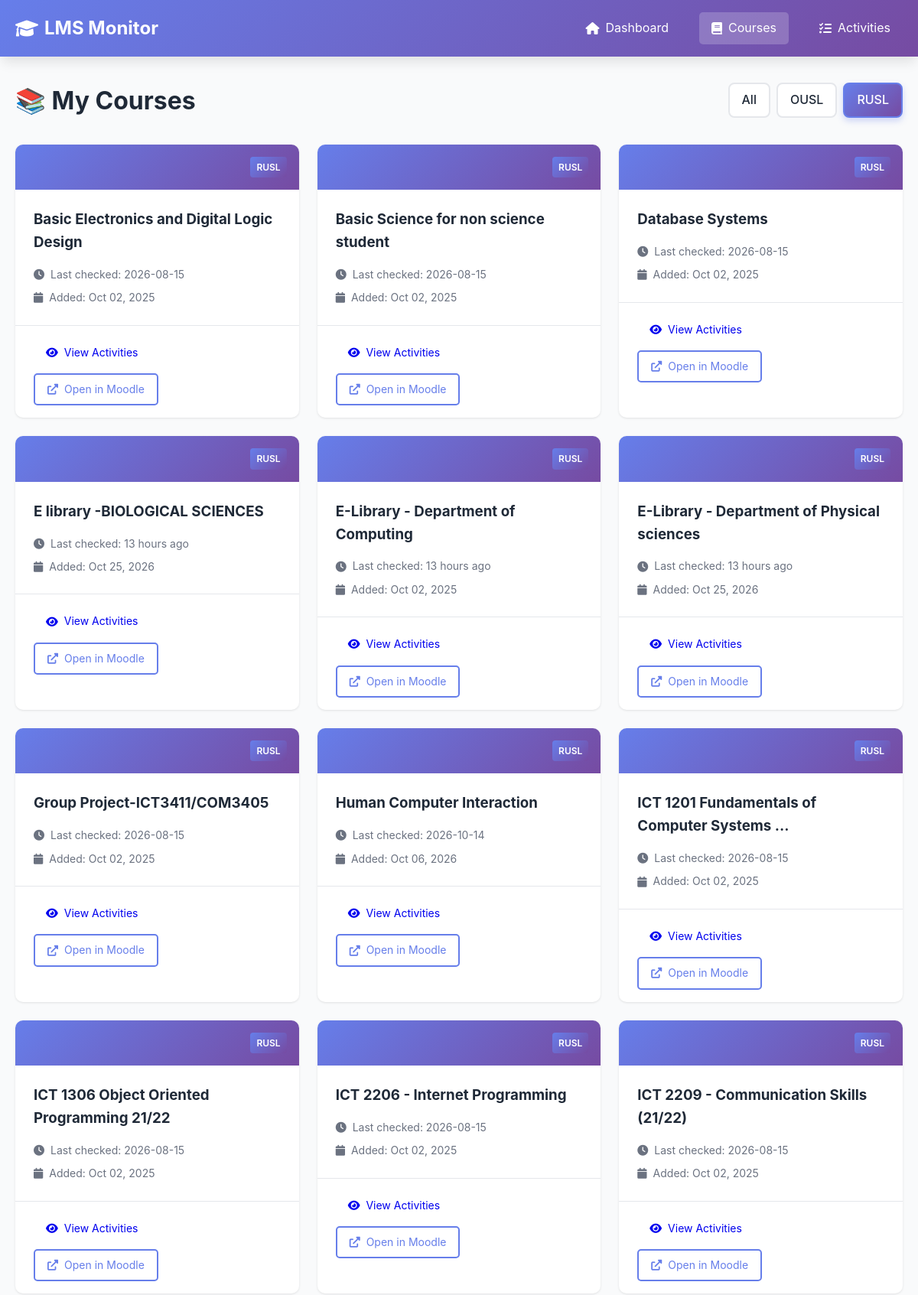
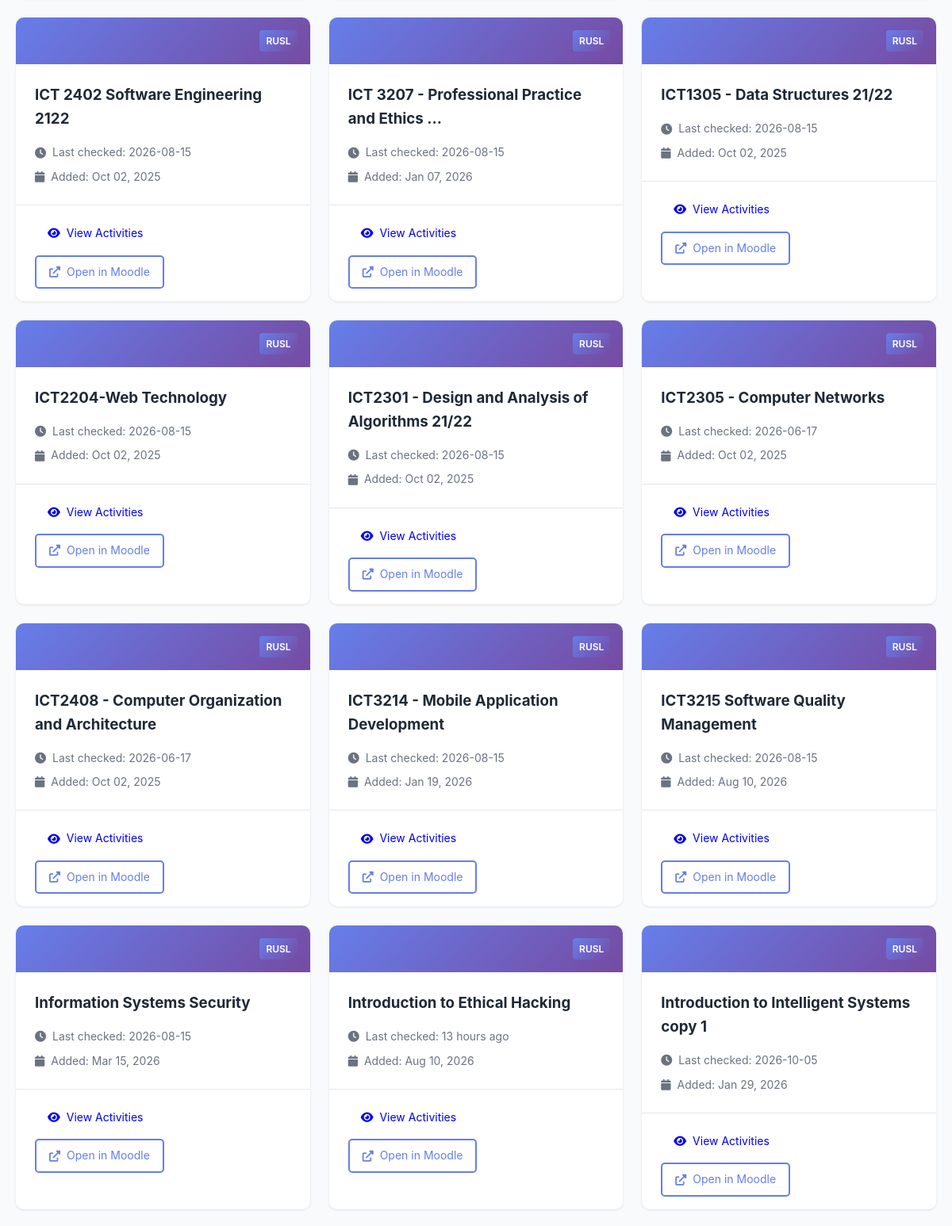
The page /courses?lms=RUSL (upper part) on the database as committed earlier (2 pictures, top to bottom).
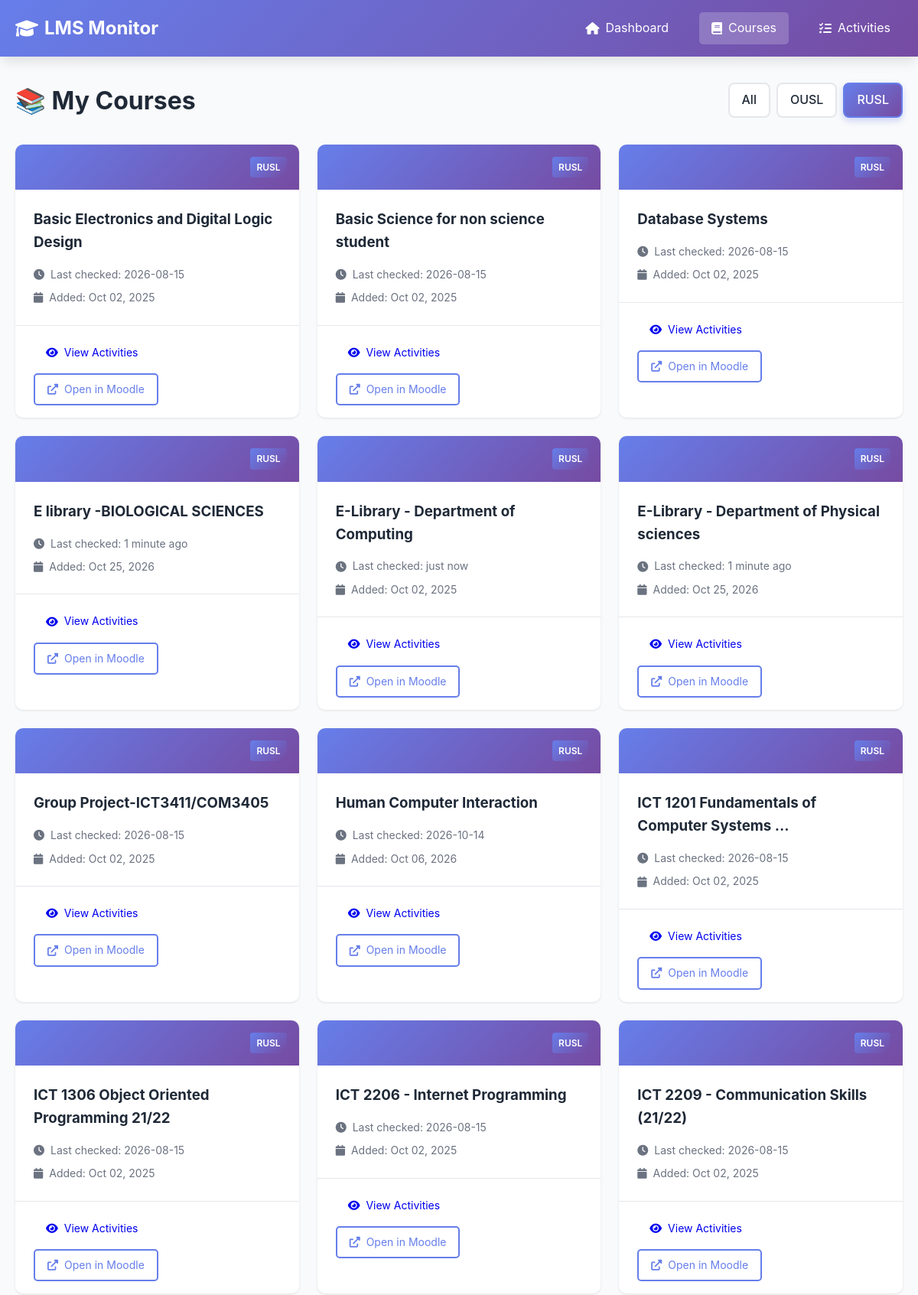
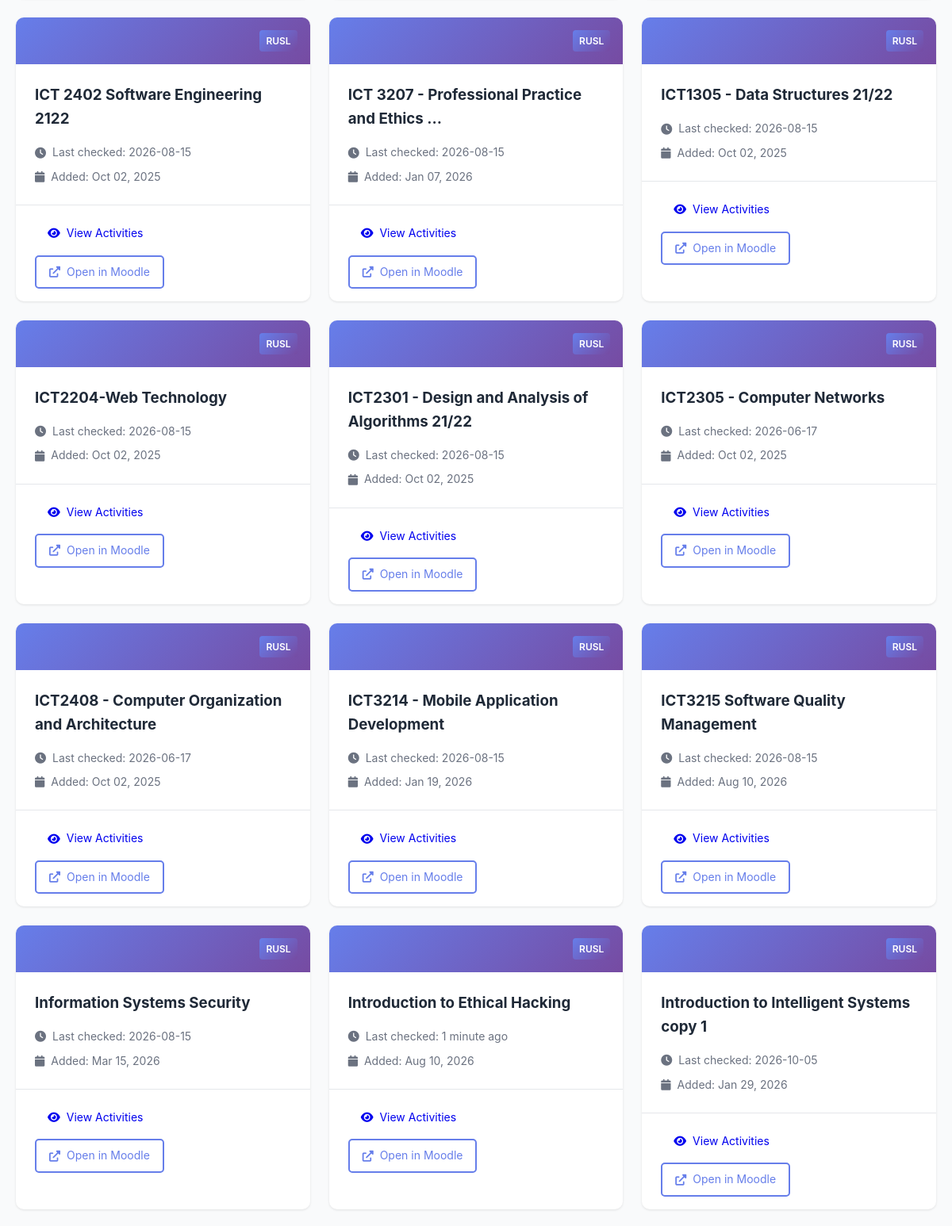
The same page on the database as committed later (2 pictures, top to bottom).
### tables this page shows
CREATE TABLE courses (
                id INTEGER PRIMARY KEY AUTOINCREMENT,
                course_id TEXT UNIQUE NOT NULL,
                lms_name TEXT NOT NULL,
                course_name TEXT NOT NULL,
                course_url TEXT,
                first_seen TIMESTAMP DEFAULT CURRENT_TIMESTAMP,
                last_checked TIMESTAMP DEFAULT CURRENT_TIMESTAMP
            );

### app.py (the view)
@app.route('/courses')
def courses():
    lms_filter = request.args.get('lms', None)
    courses_list = db.get_all_courses(lms_name=lms_filter)
    return render_template('courses.html', courses=courses_list, lms_filter=lms_filter)

### app.py (called while the page is built)
@app.template_filter('datetime')
def format_datetime(value, format='%Y-%m-%d %H:%M:%S'):
    if value is None:
        return ''
    if isinstance(value, str):
        try:
            value = datetime.fromisoformat(value.replace('Z', '+00:00'))
        except:
            return value
    if value.tzinfo is None:
        from datetime import timezone
        value = value.replace(tzinfo=timezone.utc)
    from datetime import timezone, timedelta
    colombo_tz = timezone(timedelta(hours=5, minutes=30))
    local_time = value.astimezone(colombo_tz)
    return local_time.strftime(format)

### database.py (called while the page is built)
    def get_connection(self):
        return sqlite3.connect(self.db_path)

    def get_all_courses(self, lms_name: str = None) -> List[Dict[str, Any]]:
        conn = self.get_connection()
        cursor = conn.cursor()
        if lms_name:
            cursor.execute("""
                SELECT course_id, lms_name, course_name, course_url, first_seen, last_checked
                FROM courses
                WHERE lms_name = ?
                ORDER BY course_name
            """, (lms_name,))
        else:
            cursor.execute("""
                SELECT course_id, lms_name, course_name, course_url, first_seen, last_checked
                FROM courses
                ORDER BY lms_name, course_name
            """)
        columns = [desc[0] for desc in cursor.description]
        courses = [dict(zip(columns, row)) for row in cursor.fetchall()]
        conn.close()
        return courses

### templates/courses.html (shortened to what this page needs)
{% extends "base.html" %}  {% block content %}
<div class="page-header">
  <h1>📚 My Courses</h1>
  <div class="filters">
    <a
      href="/courses"
      class="filter-btn {% if not lms_filter %}active{% endif %}"
      >All</a
    >
    <a
      href="/courses?lms=OUSL"
      class="filter-btn {% if lms_filter == 'OUSL' %}active{% endif %}"
      >OUSL</a
    >
    <a
      href="/courses?lms=RUSL"
      class="filter-btn {% if lms_filter == 'RUSL' %}active{% endif %}"
      >RUSL</a
    >
  </div>
</div>
{% if courses %}
<div class="courses-grid">
  {% for course in courses %}
  <div class="course-card">
    <div class="course-header">
      <div class="lms-badge">{{ course.lms_name }}</div>
    </div>
    <div class="course-body">
      <h3>{{ course.course_name }}</h3>
      <div class="course-meta">
        <p>
          <i class="fas fa-clock"></i> Last checked: {{
          course.last_checked|timeago }}
        </p>
        <p>
          <i class="fas fa-calendar"></i> Added: {{
          course.first_seen|datetime('%b %d, %Y') }}
        </p>
      </div>
    </div>
    <div class="course-footer">
      <a href="/course/{{ course.course_id }}" class="btn btn-small">
        <i class="fas fa-eye"></i> View Activities
      </a>
      {% if course.course_url %}
      <a
        href="{{ course.course_url }}"
        target="_blank"
        class="btn btn-small btn-outline"
      >
        <i class="fas fa-external-link-alt"></i> Open in Moodle
      </a>
      {% endif %}
    </div>
  </div>
  {% endfor %}
</div>
{% endif %} {% endblock %}

### templates/base.html (shortened to what this page needs)
<!DOCTYPE html>
<html lang="en">
  <head>
    <link
      rel="stylesheet"
      href="{{ url_for('static', filename='style.css') }}"
    />
    <link
      rel="stylesheet"
      href="https://cdnjs.cloudflare.com/ajax/libs/font-awesome/6.0.0/css/all.min.css"
    />
  </head>
  <body>
    <nav class="navbar">
      <div class="container">
        <div class="nav-brand">
          <i class="fas fa-graduation-cap"></i>
          <span>LMS Monitor</span>
        </div>
        <ul class="nav-menu">
          <li>
            <a
              href="/"
              class="{% if request.endpoint == 'index' %}active{% endif %}"
            >
              <i class="fas fa-home"></i> Dashboard
            </a>
          </li>
          <li>
            <a
              href="/courses"
              class="{% if request.endpoint == 'courses' %}active{% endif %}"
            >
              <i class="fas fa-book"></i> Courses
            </a>
          </li>
          <li>
            <a
              href="/activities"
              class="{% if request.endpoint == 'activities' %}active{% endif %}"
            >
              <i class="fas fa-tasks"></i> Activities
            </a>
          </li>
        </ul>
      </div>
    </nav>
    <main class="main-content">
      <div class="container">{% block content %}{% endblock %}</div>
    </main>
  </body>
</html>

### static/style.css (style rules this page uses)
:root { --primary-color: #667eea; --secondary-color: #764ba2; --accent-color: #f093fb; --success-color: #10b981; --danger-color: #ef4444; --warning-color: #f59e0b; --info-color: #3b82f6; --text-color: #1f2937; --text-light: #6b7280; --bg-color: #f9fafb; --card-bg: #ffffff; --border-color: #e5e7eb; --shadow: 0 1px 3px rgba(0, 0, 0, 0.1); --shadow-lg: 0 10px 15px -3px rgba(0, 0, 0, 0.1); }
* { margin: 0; padding: 0; box-sizing: border-box; }
body { font-family: -apple-system, BlinkMacSystemFont, "Segoe UI", Roboto, "Helvetica Neue", Arial, sans-serif; line-height: 1.6; color: var(--text-color); background-color: var(--bg-color); }
.container { max-width: 1200px; margin: 0 auto; padding: 0 20px; }
.navbar { background: linear-gradient( 135deg, var(--primary-color) 0%, var(--secondary-color) 100% ); color: white; padding: 1rem 0; box-shadow: var(--shadow-lg); }
.navbar .container { display: flex; justify-content: space-between; align-items: center; }
.nav-brand { font-size: 1.5rem; font-weight: bold; display: flex; align-items: center; gap: 0.5rem; }
.nav-menu { display: flex; list-style: none; gap: 1.5rem; }
.nav-menu a { color: white; text-decoration: none; padding: 0.5rem 1rem; border-radius: 5px; transition: background 0.3s; display: flex; align-items: center; gap: 0.5rem; }
.nav-menu a:hover, .nav-menu a.active { background: rgba(255, 255, 255, 0.2); }
.main-content { min-height: calc(100vh - 160px); padding: 2rem 0; }
.page-header { display: flex; justify-content: space-between; align-items: center; margin-bottom: 2rem; flex-wrap: wrap; gap: 1rem; }
.page-header h1 { font-size: 2rem; color: var(--text-color); }
.btn { padding: 0.75rem 1.5rem; border: none; border-radius: 5px; cursor: pointer; font-size: 1rem; text-decoration: none; display: inline-flex; align-items: center; gap: 0.5rem; transition: all 0.3s; }
.btn-small { padding: 0.5rem 1rem; font-size: 0.875rem; }
.btn-outline { background: transparent; border: 2px solid var(--primary-color); color: var(--primary-color); }
.lms-badge { background: var(--secondary-color); color: white; padding: 0.25rem 0.5rem; border-radius: 3px; font-size: 0.75rem; font-weight: 600; }
.courses-grid { display: grid; grid-template-columns: repeat(auto-fill, minmax(300px, 1fr)); gap: 1.5rem; }
.course-card { background: var(--card-bg); border-radius: 10px; box-shadow: var(--shadow); overflow: hidden; transition: transform 0.3s; }
.course-header { background: linear-gradient( 135deg, var(--primary-color) 0%, var(--secondary-color) 100% ); padding: 1rem; display: flex; justify-content: flex-end; }
.course-body { padding: 1.5rem; }
.course-body h3 { margin-bottom: 1rem; color: var(--text-color); }
.course-meta { display: flex; flex-direction: column; gap: 0.5rem; }
.course-meta p { color: var(--text-light); font-size: 0.875rem; display: flex; align-items: center; gap: 0.5rem; }
.course-footer { padding: 1rem 1.5rem; border-top: 1px solid var(--border-color); display: flex; gap: 0.5rem; flex-wrap: wrap; }
.filters { display: flex; gap: 0.5rem; }
.filters .filter-btn { padding: 0.5rem 1rem; border: 2px solid var(--border-color); background: var(--card-bg); color: var(--text-color); border-radius: 8px; text-decoration: none; transition: all 0.3s; font-weight: 500; display: inline-flex; align-items: center; justify-content: center; }
.filters .filter-btn.active { border-color: var(--primary-color); color: white; background: linear-gradient(135deg, var(--primary-color), var(--secondary-color)); box-shadow: 0 4px 8px rgba(102, 126, 234, 0.3); }
.lms-badge { display: inline-block; padding: 0.25rem 0.5rem; background: linear-gradient(135deg, #667eea, #764ba2); color: white; border-radius: 4px; font-size: 0.75rem; font-weight: 600; margin-left: 0.5rem; }

Rows that differ between the two databases and show on the page:
changed courses "E library -BIOLOGICAL SCIENCES": last_checked "13 hours ago" → "1 minute ago"
changed courses "E-Library - Department of Computing": last_checked "13 hours ago" → "just now"
changed courses "E-Library - Department of Physical sciences": last_checked "13 hours ago" → "1 minute ago"
changed courses "Introduction to Ethical Hacking": last_checked "13 hours ago" → "1 minute ago"
